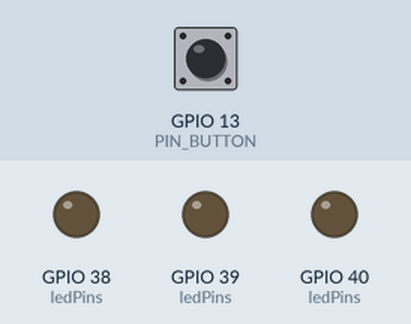
Simulated run of this sketch. Board: ESP32. Parts: output pins drawn as LEDs (lit = HIGH). Inputs (shaded band) come from the test bench; at power-on: GPIO 13 (PIN_BUTTON) HIGH. Random numbers use the default seed unless the sketch sets one.

Above: at 1.2 s.
1.3 s: GPIO 13 (PIN_BUTTON) pulled LOW for 0.15 s
At 1.7 s:
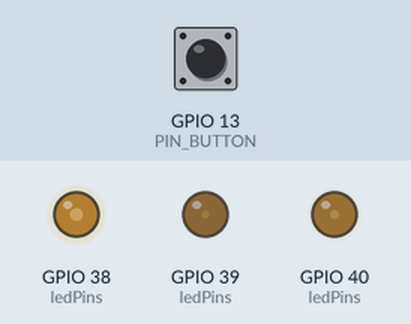
2.9 s: GPIO 13 (PIN_BUTTON) pulled LOW for 1 s
At 4.1 s:
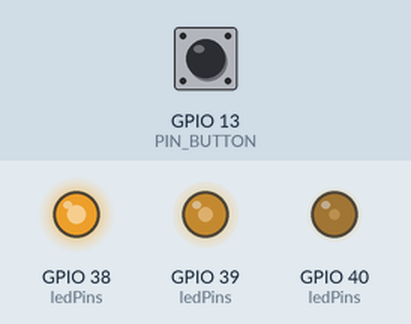
5.4 s: GPIO 13 (PIN_BUTTON) pulled LOW for 0.15 s
At 6.0 s:
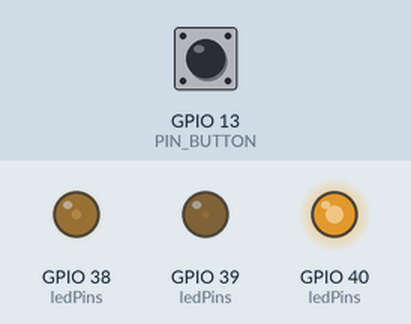
7.0 s: GPIO 13 (PIN_BUTTON) pulled LOW for 3.2 s
At 8.4 s:
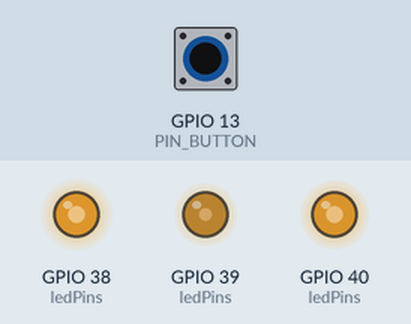
11.7 s: GPIO 13 (PIN_BUTTON) pulled LOW for 0.15 s
At 12.0 s:
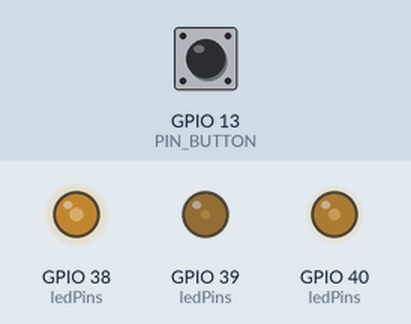
13.3 s: GPIO 13 (PIN_BUTTON) pulled LOW for 1 s
At 14.4 s:
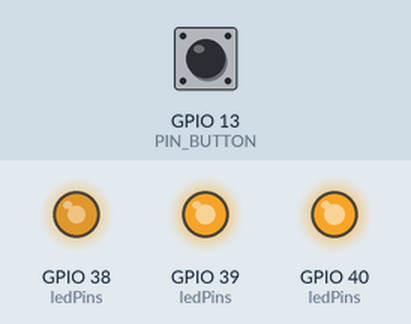
Timing chart, 0 to 16.3 s (numbered marks = the images above; inputs shaded):
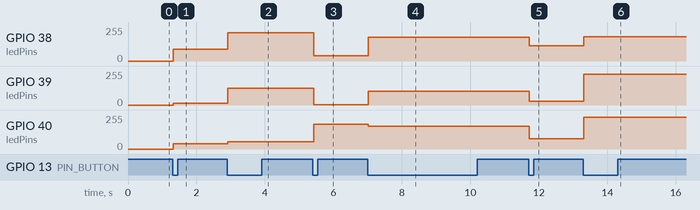

The sketch:

final_draft_RGB_LED_lamp.ino
```cpp
/**********************************************************************
  This file contributed the button part of the code
  Filename    : TableLamp
  Description : Control led by button.
  Auther      : www.freenove.com
  Modification: 2022/10/19
**********************************************************************/
/**********************************************************************
  And this file contributed the random color part of the code
  Filename    : ColorfulLight
  Description : Use RGBLED to show random color.
  Auther      : www.freenove.com
  Modification: 2024/07/01
**********************************************************************/
#define PIN_BUTTON 13
const byte ledPins[] = {38, 39, 40};    //define red, green, blue led pins
const byte chns[] = {0, 1, 2};          //define the pwm channels
int red, green, blue;
// the setup function runs once when you press reset or power the board
void setup() {
  // initialize digital pin PIN_BUTTON as input.
  pinMode(PIN_BUTTON, INPUT);
  //setup the pwm channels,1KHz,8bit
  for (int i = 0; i < 3; i++) {
    ledcAttachChannel(ledPins[i], 1000, 8, chns[i]);
  }
}

// the loop function runs over and over again forever
void loop() {
  if (digitalRead(PIN_BUTTON) == LOW) {
    delay(20);
    if (digitalRead(PIN_BUTTON) == LOW) {
      red = random(0, 256);
      green = random(0, 256);
      blue = random(0, 256);
      setColor(red, green, blue);
    }
    while (digitalRead(PIN_BUTTON) == LOW);
    delay(20);
    while (digitalRead(PIN_BUTTON) == LOW);
  }
}

void setColor(byte r, byte g, byte b) {
  ledcWrite(ledPins[0], 255 - r); //Common anode LED, low level to turn on the led.
  ledcWrite(ledPins[1], 255 - g);
  ledcWrite(ledPins[2], 255 - b);
}
```

Measured:
- after the input at 1.3 s, GPIO 38 (ledPins): 0/255 → 88/255 at once; GPIO 39 (ledPins): 0/255 → 14/255 at once; GPIO 40 (ledPins): 0/255 → 38/255 at once
- after the input at 2.9 s, GPIO 38 (ledPins): 88/255 → 212/255 at once; GPIO 39 (ledPins): 14/255 → 125/255 at once; GPIO 40 (ledPins): 38/255 → 55/255 at once
- after the input at 5.4 s, GPIO 38 (ledPins): 212/255 → 39/255 at once; GPIO 39 (ledPins): 125/255 → 1/255 at once; GPIO 40 (ledPins): 55/255 → 187/255 at once
- after the input at 7.0 s, GPIO 38 (ledPins): 39/255 → 177/255 at once; GPIO 39 (ledPins): 1/255 → 103/255 at once; GPIO 40 (ledPins): 187/255 → 169/255 at once
- after the input at 11.7 s, GPIO 38 (ledPins): 177/255 → 115/255 at once; GPIO 39 (ledPins): 103/255 → 29/255 at once; GPIO 40 (ledPins): 169/255 → 76/255 at once
- after the input at 13.3 s, GPIO 38 (ledPins): 115/255 → 183/255 at once; GPIO 39 (ledPins): 29/255 → 231/255 at once; GPIO 40 (ledPins): 76/255 → 237/255 at once
